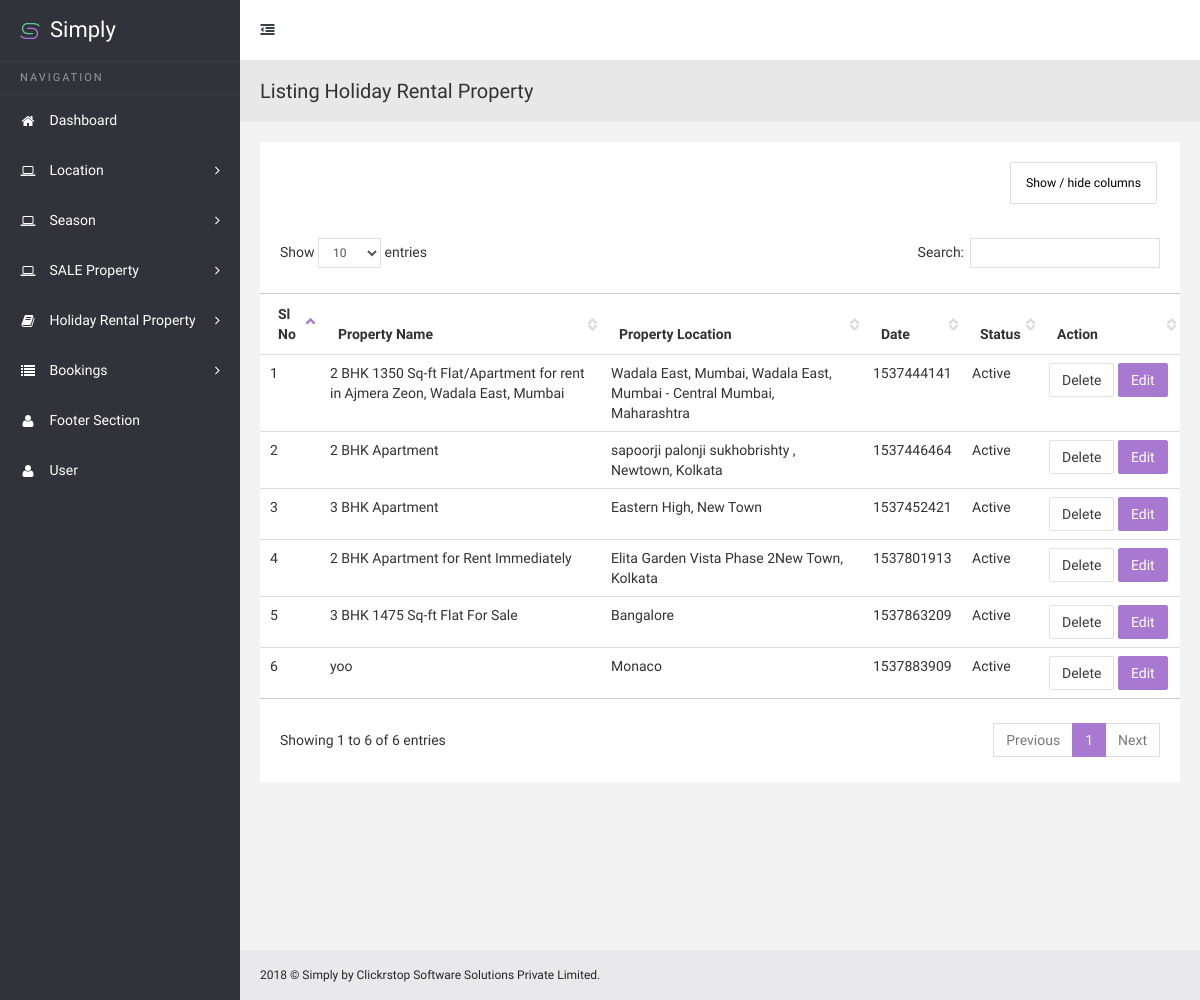
/Simply-Perigord/admin/index.php/listing_holiday_rental, run on the app's committed database.
### tables this page shows
CREATE TABLE IF NOT EXISTS `holiday_rental` (
  `holiday_rental_id` int(255) NOT NULL AUTO_INCREMENT,
  `property_type` varchar(255) NOT NULL,
  `name` varchar(255) NOT NULL,
  `location` varchar(255) NOT NULL,
  `size` varchar(255) NOT NULL,
  `season` varchar(255) NOT NULL,
  `price` varchar(255) NOT NULL,
  `max_guest` varchar(255) NOT NULL,
  `booking_start_date` varchar(255) NOT NULL,
  `booking_end_date` varchar(255) NOT NULL,
  `guest_number` varchar(255) NOT NULL,
  `bedrooms` varchar(255) NOT NULL,
  `bathrooms` varchar(255) NOT NULL,
  `amenities` longtext NOT NULL,
  `booked_date` varchar(255) NOT NULL,
  `status` varchar(255) NOT NULL,
  `location_country` varchar(255) NOT NULL,
  `tags` longtext NOT NULL,
  PRIMARY KEY (`holiday_rental_id`)
);

### Simply-Perigord/admin/application/controllers/Listing_holiday_rental.php (called while the page is built, shortened)
<?php
class Listing_holiday_rental extends CI_Controller {
	public function index()
	{
		$this->load->model('listing_holiday_rental_m');
		$data['get_all_rental_property'] = $this->listing_holiday_rental_m->fetch_rental_property();
		$this->load->view('listing_holiday_rental',$data);
	}
}

### Simply-Perigord/admin/index.php (called while the page is built, shortened)
<?php
require_once BASEPATH.'core/CodeIgniter.php';

### Simply-Perigord/admin/application/models/Listing_holiday_rental_m.php (called while the page is built, shortened)
<?php
class Listing_holiday_rental_m extends CI_Model {
	public function fetch_rental_property()
	{
		$this->db->select('*');
		$this->db->from('holiday_rental');
		$this->db->where('property_type', 'rental');
		$query = $this->db->get();
		return $query->result();
	}
}

### Simply-Perigord/admin/application/views/listing_holiday_rental.php (the view, shortened to what this page needs)
<!DOCTYPE html>
<html lang="en">
<head>
    <link href="css/jquery.dataTables.css" rel="stylesheet">
    <link href="css/dataTables.tableTools.css" rel="stylesheet">
    <link href="css/dataTables.colVis.min.css" rel="stylesheet">
    <link href="css/dataTables.responsive.css" rel="stylesheet">
    <link href="css/dataTables.scroller.css" rel="stylesheet">
</head>
<body class="sticky-header">
    <section>
        <div class="body-content" style="min-height: 1000px;">
            <div class="page-head">
                <h3 class="m-b-less">
                    Listing Holiday Rental Property
                </h3>
            </div>
            <div class="wrapper">
                <div class="row">
                    <div class="col-sm-12">
                        <section class="panel">
                            <div class="table-responsive">
                                <table class="table colvis-data-table data-table">
                                    <thead>
                                    <tr>
                                        <th>Sl No</th>
                                        <th>Property Name</th>
                                        <th>Property Location</th>
                                        <th>Date</th>
                                        <th>Status</th>
                                        <th width="105px;">Action</th>
                                    </tr>
                                    </thead>
                                    <tbody>
                                    <?php
                                        $i = 1;
                                        foreach($get_all_rental_property AS $fetch_each_property){
                                    ?>
                                    <tr>
                                        <td><?php echo $i;?></td>
                                        <td><?php echo $fetch_each_property->name;?></td>
                                        <td><?php echo $fetch_each_property->location;?></td>
                                        <td><?php echo $fetch_each_property->booked_date;?></td>
                                        <td><?php
                                            if($fetch_each_property->status == '1'){
                                                echo "Active";
                                            }else{
                                                echo "Inactive";
                                            }
                                        ?></td>
                                        <td>
                                            <a href="<?php echo base_url('listing_holiday_rental/delete_rental_id/');?><?php echo $fetch_each_property->holiday_rental_id?>" class="btn btn-default">Delete</a>
                                            <a href="<?php echo base_url('edit_holiday_rental/');?><?php echo $fetch_each_property->holiday_rental_id?>" class="btn btn-primary">Edit</a>
                                        </td>
                                    </tr>
                                    <?php
                                        $i++;
                                        }
                                    ?>
                                    </tbody>
                                </table>
                            </div>
                        </section>
                    </div>
                </div>
            </div>
        </div>
    </section>
</body>
</html>

### Simply-Perigord/admin/css/default-theme.css (style rules this page uses)
body, .dark-logo-bg { background: #32323a; }

### data on the page
holiday_rental: name "2 BHK 1350 Sq-ft Flat/Apartment for rent in Ajmera Zeon, Wadala East, Mumbai", location "Wadala East, Mumbai, Wadala East, Mumbai - Central Mumbai, Maharashtra", booked_date "1537444141", status "Active"
holiday_rental: name "2 BHK Apartment", location "sapoorji palonji sukhobrishty , Newtown, Kolkata", booked_date "1537446464", status "Active"
holiday_rental: name "3 BHK Apartment", location "Eastern High, New Town", booked_date "1537452421", status "Active"
holiday_rental: name "2 BHK Apartment for Rent Immediately", location "Elita Garden Vista Phase 2New Town, Kolkata", booked_date "1537801913", status "Active"
holiday_rental: name "3 BHK 1475 Sq-ft Flat For Sale", location "Bangalore", booked_date "1537863209", status "Active"
holiday_rental: name "yoo", location "Monaco", booked_date "1537883909", status "Active"
